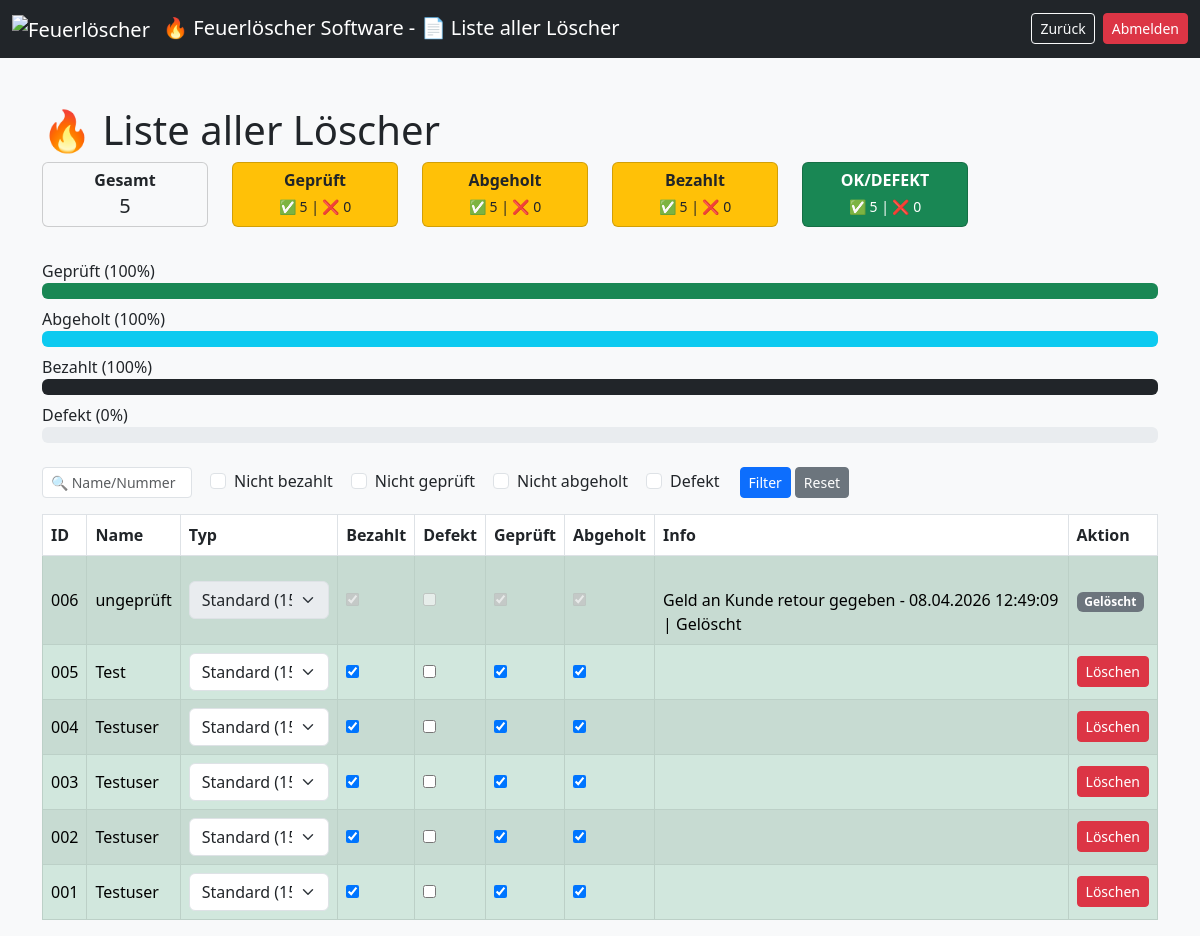
The app's page /liste.php (signed in), older data.
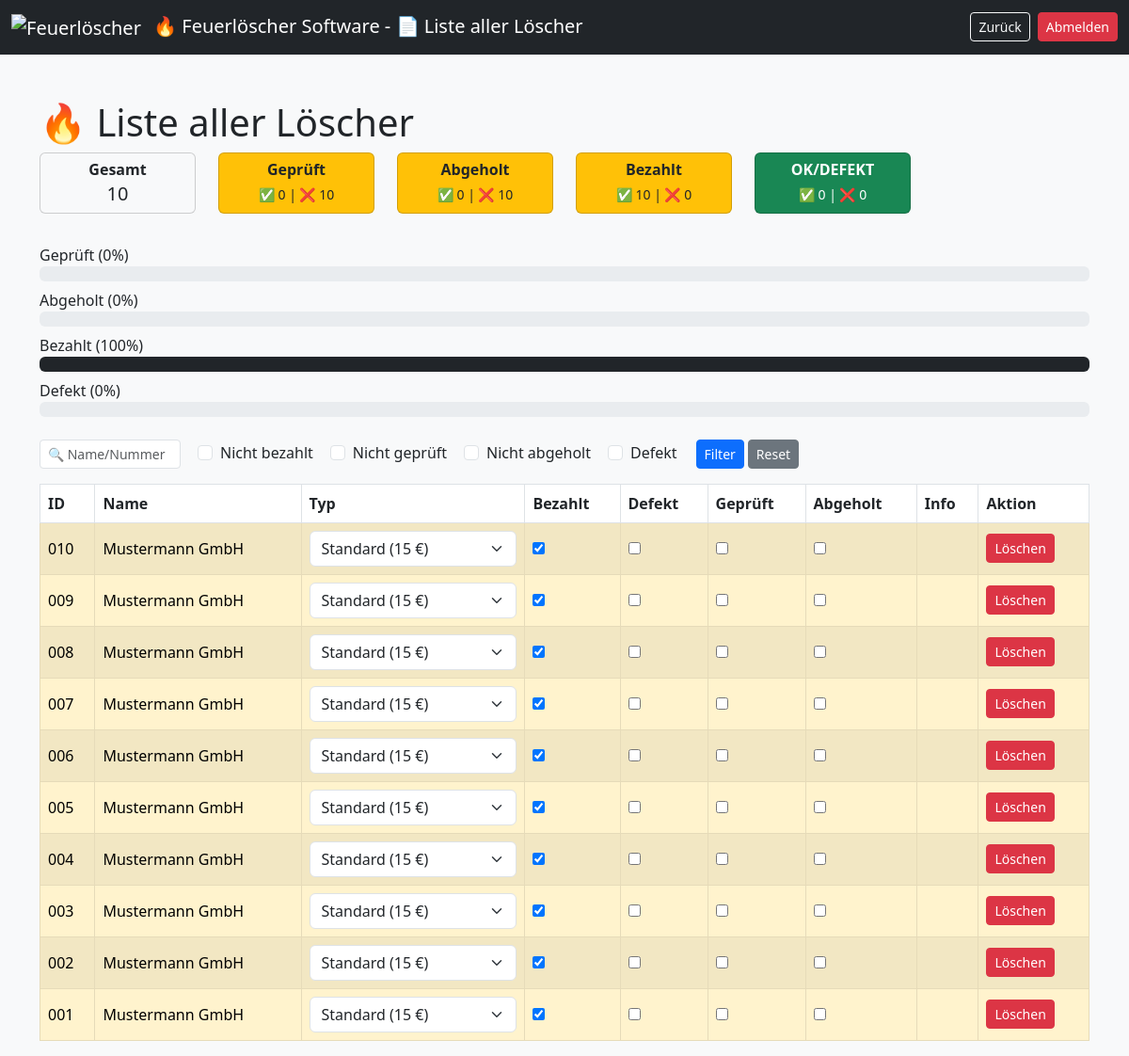
The same page, newer data.
### tables this page shows
CREATE TABLE loescher (
    id INTEGER PRIMARY KEY AUTOINCREMENT,
    nummer TEXT UNIQUE,
    name TEXT,
    zeitstempel TEXT,
    typ TEXT,
    preis REAL,
    loeschertyp TEXT,
    menge REAL,
    einheit TEXT,
    etikett_gedruckt INTEGER,
    abholschein_gedruckt INTEGER,
    bezahlt INTEGER,
    geprueft INTEGER,
    abgeholt INTEGER,
    defekt INTEGER,
    info TEXT,
    active INTEGER
);

### liste.php (the view, shortened to what this page needs)
<?php
$db = getDB();
if (!function_exists('percent')) {
    function percent($teil, $gesamt) {
        return $gesamt > 0 ? round(($teil / $gesamt) * 100) : 0;
    }
}
function getStats($db) {
    $stats = [];
    $stats['gesamt'] = $db->querySingle("SELECT COUNT(*) FROM loescher WHERE active = 1");
    $stats['geprueft'] = $db->querySingle("SELECT COUNT(*) FROM loescher WHERE geprueft = 1 AND active = 1");
    $stats['nicht_geprueft'] = $db->querySingle("SELECT COUNT(*) FROM loescher WHERE geprueft = 0 AND active = 1");
    $stats['abgeholt'] = $db->querySingle("SELECT COUNT(*) FROM loescher WHERE abgeholt = 1 AND active = 1");
    $stats['nicht_abgeholt'] = $db->querySingle("SELECT COUNT(*) FROM loescher WHERE abgeholt = 0 AND active = 1");
    $stats['bezahlt'] = $db->querySingle("SELECT COUNT(*) FROM loescher WHERE bezahlt = 1 AND active = 1");
    $stats['nicht_bezahlt'] = $db->querySingle("SELECT COUNT(*) FROM loescher WHERE bezahlt = 0 AND active = 1");
    $stats['ok'] = $db->querySingle("SELECT COUNT(*) FROM loescher WHERE geprueft = 1 AND defekt = 0 AND active = 1");
    $stats['defekt'] = $db->querySingle("SELECT COUNT(*) FROM loescher WHERE defekt = 1 AND active = 1");
    $stats['p_defekt'] = percent($stats['defekt'], $stats['gesamt']);
    $stats['p_geprueft'] = percent($stats['geprueft'], $stats['gesamt']);
    $stats['p_abgeholt'] = percent($stats['abgeholt'], $stats['gesamt']);
    $stats['p_bezahlt'] = percent($stats['bezahlt'], $stats['gesamt']);
    return $stats;
}
$stats = getStats($db);
$where = [];
$whereSQL = count($where) ? "WHERE " . implode(" AND ", $where) : "";
$result = $db->query("SELECT * FROM loescher $whereSQL ORDER BY id DESC");
?>
<!DOCTYPE html>
<html>
<head>
<link href="https://cdn.jsdelivr.net/npm/bootstrap@5.3.0/dist/css/bootstrap.min.css" rel="stylesheet">
</head>
<body class="bg-light">
<nav class="navbar navbar-expand-lg navbar-dark bg-dark">
    <div class="container-fluid">
        <span class="navbar-brand">
            <img src="./images/Feuerlöscher.ico" alt="Feuerlöscher" width="24" height="24" class="me-2">
            &#128293; Feuerlöscher Software - &#128196; Liste aller Löscher
        </span>
        <div class="d-flex gap-2">
            <a href="index.php" class="btn btn-outline-light btn-sm">
                Zurück
            </a>
            <a href="?logout=1" class="btn btn-danger btn-sm">
                Abmelden
            </a>
        </div>
    </div>
</nav>
<div class="container mt-5">
<h1>&#128293; Liste aller Löscher</h1>
<div class="row mb-4">
    <div class="col-6 col-md-2">
        <div class="card text-center bg-light mb-2">
            <div class="card-body p-2">
                <h6 class="mb-1"><strong>Gesamt</strong></h6>
                <h5 class="mb-0" id="stat-gesamt"><?= $stats['gesamt'] ?></h5>
            </div>
        </div>
    </div>
    <div class="col-6 col-md-2">
        <div class="card text-center bg-warning mb-2">
            <div class="card-body p-2">
                <h6 class="mb-1"><strong>Geprüft</strong></h6>
                <small id="stat-geprueft">✅ <?= $stats['geprueft'] ?> | ❌ <?= $stats['nicht_geprueft'] ?></small>
            </div>
        </div>
    </div>
    <div class="col-6 col-md-2">
        <div class="card text-center bg-warning mb-2">
            <div class="card-body p-2">
                <h6 class="mb-1"><strong>Abgeholt</strong></h6>
                <small id="stat-abgeholt">✅ <?= $stats['abgeholt'] ?> | ❌ <?= $stats['nicht_abgeholt'] ?></small>
            </div>
        </div>
    </div>
    <div class="col-6 col-md-2">
        <div class="card text-center bg-warning mb-2">
            <div class="card-body p-2">
                <h6 class="mb-1"><strong>Bezahlt</strong></h6>
                <small id="stat-bezahlt">✅ <?= $stats['bezahlt'] ?> | ❌ <?= $stats['nicht_bezahlt'] ?></small>
            </div>
        </div>
    </div>
    <div class="col-6 col-md-2">
        <div class="card text-center bg-success text-white mb-2">
            <div class="card-body p-2">
                <h6 class="mb-1"><strong>OK/DEFEKT</strong></h6>
                <small id="stat-ok">✅ <?= $stats['ok'] ?> | ❌ <?= $stats['defekt'] ?></small>
            </div>
        </div>
    </div>
</div>
<div class="mb-4">
    <label>Geprüft (<span id="label-p-geprueft"><?= $stats['p_geprueft'] ?></span>%)</label>
    <div class="progress mb-2"><div class="progress-bar bg-success" id="bar-geprueft" style="width: <?= $stats['p_geprueft'] ?>%"></div></div>
    <label>Abgeholt (<span id="label-p-abgeholt"><?= $stats['p_abgeholt'] ?></span>%)</label>
    <div class="progress mb-2"><div class="progress-bar bg-info" id="bar-abgeholt" style="width: <?= $stats['p_abgeholt'] ?>%"></div></div>
    <label>Bezahlt (<span id="label-p-bezahlt"><?= $stats['p_bezahlt'] ?></span>%)</label>
    <div class="progress mb-2"><div class="progress-bar bg-dark" id="bar-bezahlt" style="width: <?= $stats['p_bezahlt'] ?>%"></div></div>
    <label>Defekt (<span id="label-p-defekt"><?= $stats['p_defekt'] ?></span>%)</label>
    <div class="progress mb-2"><div class="progress-bar bg-danger" id="bar-defekt" style="width: <?= $stats['p_defekt'] ?>%"></div></div>
</div>
<form method="get" class="row g-1 mb-3 align-items-center">
    <div class="col-auto">
        <input type="text" name="suche" class="form-control form-control-sm me-3" style="width:150px;"
               placeholder="🔍 Name/Nummer" value="<?= htmlspecialchars($_GET['suche'] ?? '') ?>">
    </div>
    <div class="col-auto form-check form-check-inline">
        <input type="checkbox" name="nicht_bezahlt" class="form-check-input" id="chkBezahlt" <?= isset($_GET['nicht_bezahlt'])?'checked':'' ?>>
        <label class="form-check-label" for="chkBezahlt">Nicht bezahlt</label>
    </div>
    <div class="col-auto form-check form-check-inline">
        <input type="checkbox" name="nicht_geprueft" class="form-check-input" id="chkGeprueft" <?= isset($_GET['nicht_geprueft'])?'checked':'' ?>>
        <label class="form-check-label" for="chkGeprueft">Nicht geprüft</label>
    </div>
    <div class="col-auto form-check form-check-inline">
        <input type="checkbox" name="nicht_abgeholt" class="form-check-input" id="chkAbgeholt" <?= isset($_GET['nicht_abgeholt'])?'checked':'' ?>>
        <label class="form-check-label" for="chkAbgeholt">Nicht abgeholt</label>
    </div>
    <div class="col-auto form-check form-check-inline">
        <input type="checkbox" name="defekt" class="form-check-input" id="chkDefekt" <?= isset($_GET['defekt'])?'checked':'' ?>>
        <label class="form-check-label" for="chkDefekt">Defekt</label>
    </div>
    <div class="col-auto">
        <button class="btn btn-primary btn-sm">Filter</button>
    </div>
    <div class="col-auto">
        <a href="liste.php" class="btn btn-secondary btn-sm">Reset</a>
    </div>
</form>
<table class="table table-bordered table-striped align-middle">
    <thead>
        <tr><th>ID</th><th>Name</th><th>Typ</th><th>Bezahlt</th><th>Defekt</th><th>Geprüft</th><th>Abgeholt</th><th>Info</th><th>Aktion</th></tr>
    </thead>
    <tbody>
    <?php while ($row = $result->fetchArray()):
        $rowClass = !$row['geprueft'] ? "table-warning" : (!$row['abgeholt'] ? "table-warning" : "table-info");
        if ($row['geprueft'] && $row['abgeholt'] && $row['bezahlt'] && !$row['defekt']) $rowClass="table-success";
        $disabled = ($row['active'] == 0) ? 'disabled' : '';
    ?>
    <tr data-id="<?= $row['id'] ?>" class="<?= $rowClass ?> <?= !$row['active']?'row-inactive':'' ?>">
        <td><?= htmlspecialchars($row['nummer']) ?></td>
        <td><?= htmlspecialchars($row['name']) ?></td>
        <td>
            <select class="form-select typ-select" <?= $disabled ?>>
                <option value="Standard" <?= $row['typ']=="Standard"?"selected":"" ?>>Standard (<?= PREIS_STANDARD ?> €)</option>
            </select>
        </td>
        <td><input type="checkbox" class="cb-bezahlt" <?= $row['bezahlt']?'checked':'' ?> <?= $disabled ?>></td>
        <td><input type="checkbox" class="cb-defekt" <?= $row['defekt']?'checked':'' ?> <?= $disabled ?>></td>
        <td><input type="checkbox" class="cb-geprueft" <?= $row['geprueft']?'checked':'' ?> <?= $disabled ?>></td>
        <td><input type="checkbox" class="cb-abgeholt" <?= $row['abgeholt']?'checked':'' ?> <?= $disabled ?>></td>
        <td><?= nl2br(htmlspecialchars($row['info'])) ?></td>
        <td>
            <?php if ($row['active']): ?>
                <button class="btn btn-sm btn-danger btn-delete">Löschen</button>
            <?php else: ?>
                <span class="badge bg-secondary">Gelöscht</span>
            <?php endif; ?>
        </td>
    </tr>
    <?php endwhile; ?>
    </tbody>
    </table>
</div>
</body>
</html>

Row changes from the older to the newer data that the page shows:
added loescher: nummer "010", name "Mustermann GmbH", typ+active "Standard (15 €)", bezahlt "☑", shows "Löschen"
added loescher: nummer "009", name "Mustermann GmbH", typ+active "Standard (15 €)", bezahlt "☑", shows "Löschen"
added loescher: nummer "008", name "Mustermann GmbH", typ+active "Standard (15 €)", bezahlt "☑", shows "Löschen"
added loescher: nummer "007", name "Mustermann GmbH", typ+active "Standard (15 €)", bezahlt "☑", shows "Löschen"
changed loescher (number 5 of 10 on the later page): name "ungeprüft" → "Mustermann GmbH"; geprueft "☑" → "☐"; abgeholt "☑" → "☐"; info "Geld an Kunde retour gegeben - 08.04.2026 12:49:09 | Gelöscht" → (not shown); active "Gelöscht" → "Löschen"
changed loescher (number 6 of 10 on the later page): name "Test" → "Mustermann GmbH"; geprueft "☑" → "☐"; abgeholt "☑" → "☐"
changed loescher (number 7 of 10 on the later page): name "Testuser" → "Mustermann GmbH"; geprueft "☑" → "☐"; abgeholt "☑" → "☐"
changed loescher (number 8 of 10 on the later page): name "Testuser" → "Mustermann GmbH"; geprueft "☑" → "☐"; abgeholt "☑" → "☐"
changed loescher (number 9 of 10 on the later page): name "Testuser" → "Mustermann GmbH"; geprueft "☑" → "☐"; abgeholt "☑" → "☐"
changed loescher (number 10 of 10 on the later page): name "Testuser" → "Mustermann GmbH"; geprueft "☑" → "☐"; abgeholt "☑" → "☐"
Text that changed along with them:
$stats['gesamt']: "5" → "10"
$stats['geprueft']: "5" → "0"
$stats['nicht_geprueft']: "0" → "10"
$stats['abgeholt']: "5" → "0"
$stats['nicht_abgeholt']: "0" → "10"
$stats['bezahlt']: "5" → "10"
$stats['ok']: "5" → "0"
$stats['p_geprueft']: "100" → "0"
$stats['p_abgeholt']: "100" → "0"
